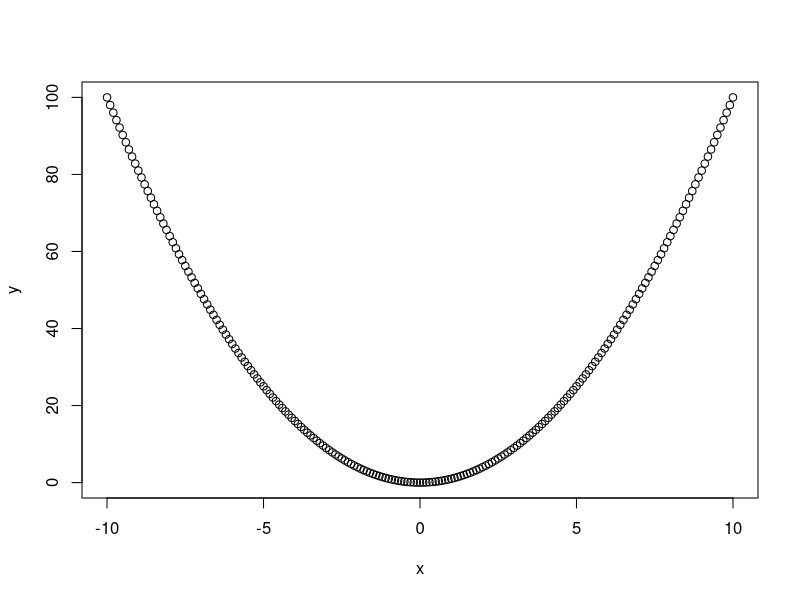
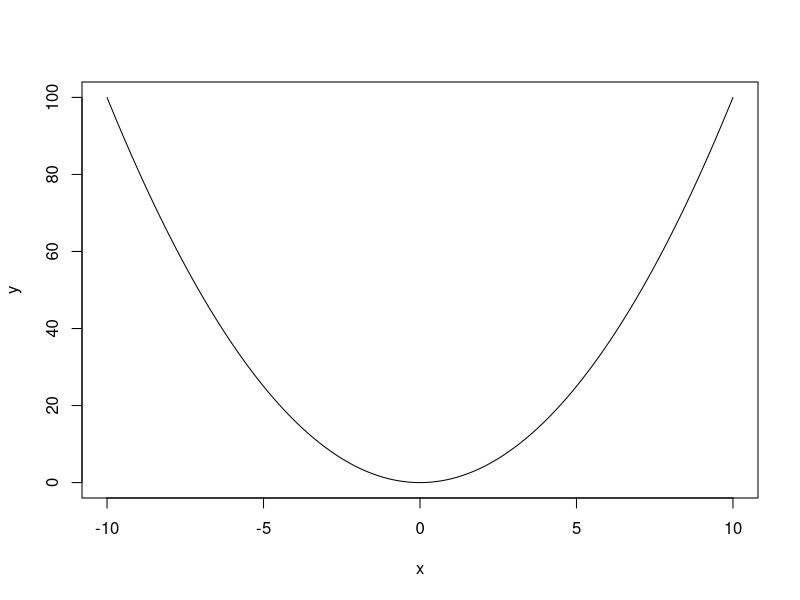
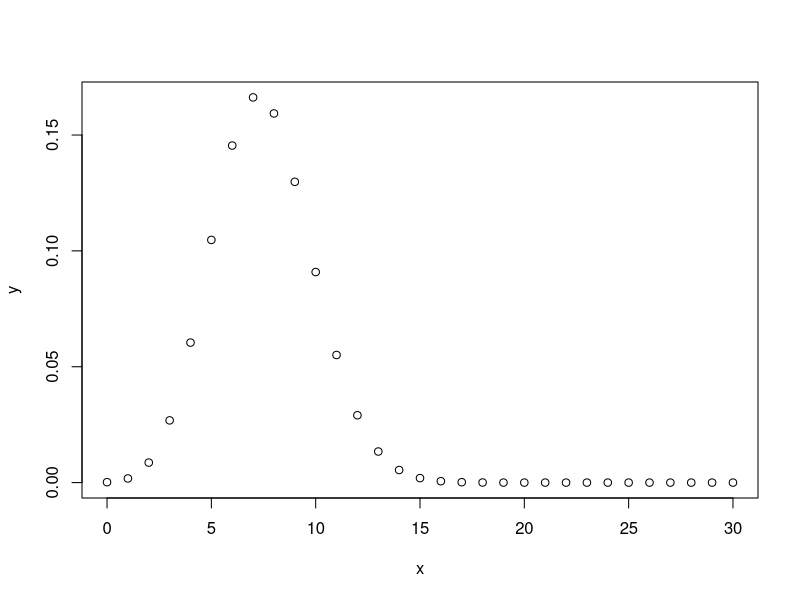
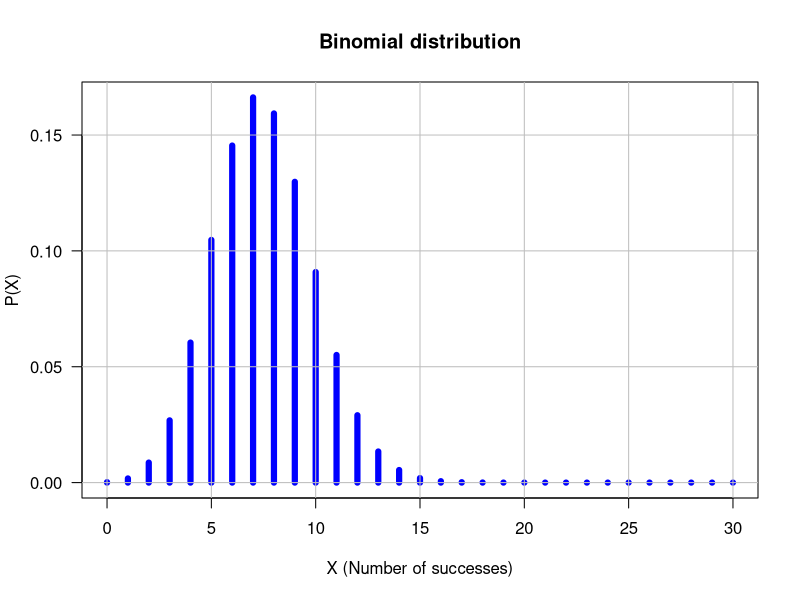
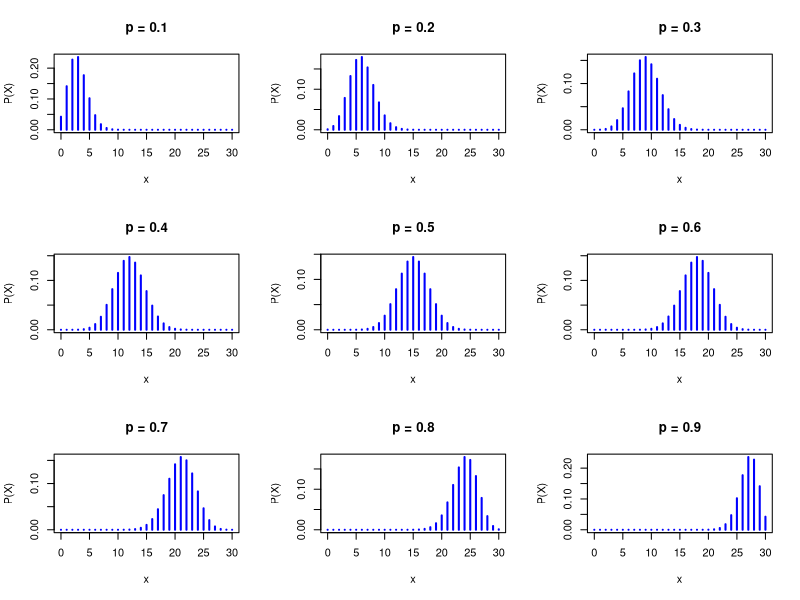

Write R code to recreate these figures, in order.
## ---- chunk 1
library(knitr)
## Default parameters for displaying the slides
knitr::opts_chunk$set(
  echo = TRUE, 
  eval=TRUE, 
  fig.width = 7, 
  fig.height = 5, 
  fig.align = "center", 
  fig.path = "figures/",
  size = "tiny", 
  warning = FALSE, 
  results = TRUE, 
  message = FALSE, 
  comment = "")

dir.main <- "~/stat1"
dir.current <- file.path(dir.main, "practicals", "01_intro_R")
setwd(dir.current)

## ---- chunk 2
2 + 5
## ---- chunk 3
a <- 2
print(a)
## ---- chunk 4
b <- 5
c <- a + b
print(a)
print(b)
print(c)
## ---- chunk 5
a <- 3 ## Change the value of a
print(a)
print(b)
print(c)

## Check whether c equals a + b
c == a + b
## ---- chunk 6
a <- 27 ## Change the value of a
c <- a + b
print(c) ## Print the value of c

## Check whether c  equals a + b
c == a + b
## ---- chunk 7
trois.nombres <- c(27,12,3000)
print(trois.nombres)
## ---- chunk 8
x <- 0:30
print(x)
## ---- chunk 9
print(0:100)
## ---- chunk 10
x <- 1:10 # Define a series from 1 to 10
print(x)
y <- x^2 # Compute the square of each number
print(y)
## ---- chunk 11
seq(from=-1, to=1, by=0.1)
## ---- chunk 12
# The # symbol allows to insert comments in R code

# Define  a vector named "whoami", and 
# containing two names
whoami <- c("Denis", "Siméon")
print(whoami) # Comment at the end of a line
## ---- chunk 13
# Define  a vector named "names", and 
# containing two names
prenom <- "Denis Siméon"
nom <- "Poisson"

# Paste the values of a vector of string 
print(paste(sep=" ", prenom, nom))
## ---- chunk 14
x <- seq(from = -10, to = 10, by = 0.1)
y <- x^2
plot(x,y)
## ---- chunk 15
x <- seq(from = -10, to = 10, by = 0.1)
y <- x^2
plot(x,y, type="l")
## ---- chunk 16
help("Binomial")

## ---- chunk 17
## Define all possible values for X
n <- 30
x <- 0:n
p <- 0.25

## Compute the binomial PMF
pmf <- dbinom(x = x, size = n, prob = p)
## ---- chunk 18
pmf[1:5]
## ---- chunk 19
pmf[(n-3):n]
## ---- chunk 20
round(pmf, digit=3)
## ---- chunk 21
signif(pmf, digit=3)
## ---- chunk 22
n <- 30; x <- 0:n   # Define the X values from 0 to 14
y <- dbinom(x = x, size = n, prob = 0.25) # Poisson density
plot(x,y) # Check the result
## ---- chunk 23
n <- 30; x <- 0:n   # Define the X values from 0 to 14
y <- dbinom(x = x, size = n, prob = 0.25) # Poisson density
plot(x, y,
     main = "Binomial distribution",
     xlab = "X (Number of successes)",
     ylab = "P(X)",
     col = 'blue',
     lwd = 6,
     las = 1,
     type = "h")
grid(lty = "solid", col="gray")


## ---- chunk 24
par(mfrow = c(3,3))
n <- 30  # Number of trials
x <- 0:n # Number of successes
for (p in seq(from = 0.1, to = 0.9, by = 0.1)) {
  plot(x, dbinom(x, prob = p, size = n),
       main = paste("p =", p),
       ylab = "P(X)",
       type = "h", lwd = 2, col = "blue"
       )
}

par(mfrow = c(1,1))

## ---- chunk 25
sessionInfo()
